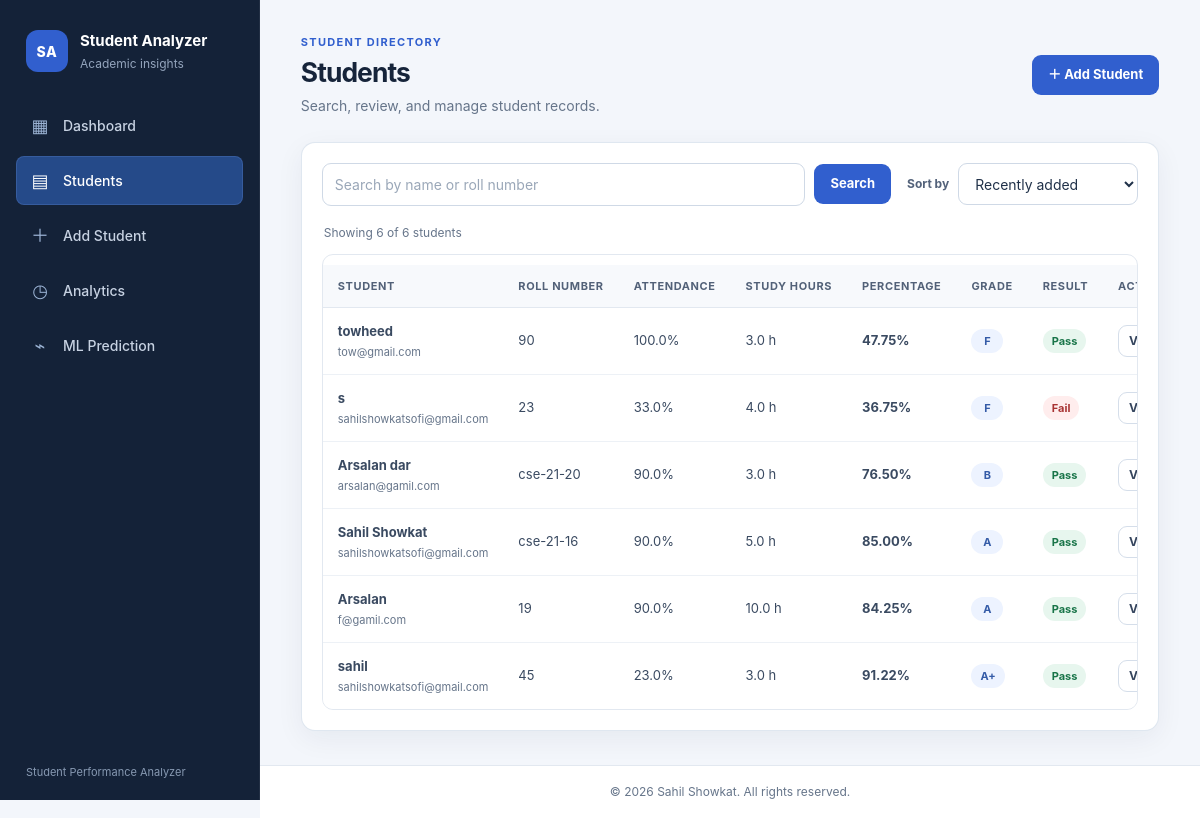
/students, run on the app's committed database.
### tables this page shows
CREATE TABLE students (
            id INTEGER PRIMARY KEY AUTOINCREMENT,

            name TEXT NOT NULL,
            roll TEXT NOT NULL,
            email TEXT NOT NULL,
            age INTEGER NOT NULL,

            attendance REAL NOT NULL,
            study_hours REAL NOT NULL,
            assignment REAL NOT NULL,
            previous_marks REAL NOT NULL,

            python REAL NOT NULL,
            dsa REAL NOT NULL,
            dbms REAL NOT NULL,
            web REAL NOT NULL,

            total REAL NOT NULL,
            average REAL NOT NULL,
            percentage REAL NOT NULL,
            grade TEXT NOT NULL,
            result TEXT NOT NULL
        );

### app.py (the view, shortened to what this page needs)
@app.route("/students")
def students():
    search = request.args.get(
        "search",
        ""
    ).strip()
    sort = request.args.get(
        "sort",
        "latest"
    )
    page = request.args.get(
        "page",
        1,
        type=int
    )
    per_page = 10
    if page < 1:
        page = 1
    offset = (page - 1) * per_page
    connection = get_db_connection()
    if search:
        query = """
            SELECT *
            FROM students
            WHERE name LIKE %s
            OR roll LIKE %s
        """
        params = (
            f"%{search}%",
            f"%{search}%"
        )
    else:
        query = """
            SELECT *
            FROM students
        """
        params = ()
    if sort == "highest":
        query += """
            ORDER BY percentage DESC
        """
    elif sort == "lowest":
        query += """
            ORDER BY percentage ASC
        """
    elif sort == "name_asc":
        query += """
            ORDER BY name ASC
        """
    elif sort == "name_desc":
        query += """
            ORDER BY name DESC
        """
    else:
        query += """
            ORDER BY id DESC
        """
    if search:
        total_students = connection.execute(
            """
            SELECT COUNT(*) AS count
            FROM students
            WHERE name LIKE %s
            OR roll LIKE %s
            """,
            params
        ).fetchone()["count"]
    else:
        total_students = connection.execute(
            """
            SELECT COUNT(*) AS count
            FROM students
            """
        ).fetchone()["count"]
    query += """
        LIMIT %s OFFSET %s
    """
    students = connection.execute(
        query,
        params + (
            per_page,
            offset
        )
    ).fetchall()
    connection.close()
    total_pages = (
        total_students + per_page - 1
    ) // per_page
    return render_template(
        "students.html",
        students=students,
        search=search,
        sort=sort,
        page=page,
        total_pages=total_pages,
        total_students=total_students
    )

### app.py (called while the page is built)
def get_db_connection():
    connection = open_db_connection()
    if has_app_context():
        g.setdefault("student_analyzer_connections", []).append(connection)
    return connection

@app.teardown_appcontext
def close_db_connections(_error=None):
    for connection in g.pop("student_analyzer_connections", []):
        connection.close()

### database.py (called while the page is built, shortened)
def get_db_connection():
    if os.environ.get("RENDER", "").lower() == "true":
        raise DatabaseError(
            "DATABASE_URL must be configured on Render; SQLite is only the local fallback."
        )
    try:
        SQLITE_DATABASE.parent.mkdir(parents=True, exist_ok=True)
        connection = sqlite3.connect(str(SQLITE_DATABASE))
        connection.row_factory = sqlite3.Row
        return DatabaseConnection(connection)
    except sqlite3.Error as error:
        raise DatabaseError(_safe_error_message(error)) from None

    def fetchone(self):
        try:
            return self.cursor.fetchone()
        except Exception as error:
            if self.connection.is_database_error(error):
                raise DatabaseError(_safe_error_message(error)) from None
            raise

    def fetchall(self):
        try:
            return self.cursor.fetchall()
        except Exception as error:
            if self.connection.is_database_error(error):
                raise DatabaseError(_safe_error_message(error)) from None
            raise

    def execute(self, statement, parameters=None):
        parameters = () if parameters is None else parameters
        try:
            if self.postgres:
                from psycopg.rows import dict_row
                cursor = self.raw_connection.cursor(row_factory=dict_row)
                cursor.execute(statement, parameters)
                return DatabaseCursor(cursor, self)
            sqlite_statement = statement.replace("%s", "?")
            cursor = self.raw_connection.execute(sqlite_statement, parameters)
            return DatabaseCursor(cursor, self)
        except sqlite3.Error as error:
            raise DatabaseError(_safe_error_message(error)) from None
        except Exception as error:
            if self.postgres and self.driver and isinstance(error, self.driver.Error):
                raise DatabaseError(_safe_error_message(error)) from None
            raise

    def close(self):
        if not self.closed:
            self.raw_connection.close()
            self.closed = True

### templates/students.html (shortened to what this page needs)
{% extends "base.html" %}
{% block sidebar %}
{% set active_page = 'students' %}
{% include '_sidebar.html' %}
{% endblock %}
{% block content %}
<header class="top-header">
            <div>
                <p class="eyebrow">STUDENT DIRECTORY</p>
                <h1>Students</h1>
                <p>Search, review, and manage student records.</p>
            </div>
            <a class="button button-primary" href="{{ url_for('add_student') }}">＋ Add Student</a>
        </header>
        <section class="panel directory-panel" aria-labelledby="directory-title">
            <div class="directory-toolbar">
                <form class="search-form" method="get" action="{{ url_for('students') }}" role="search">
                    <input id="student-search" type="search" name="search" value="{{ search }}" placeholder="Search by name or roll number" autocomplete="off">
                    <button class="button button-primary" type="submit">Search</button>
                </form>
                <form class="sort-form" method="get" action="{{ url_for('students') }}">
                    <label for="sort">Sort by</label>
                    <select name="sort" id="sort" onchange="this.form.submit()">
                        <option value="latest" {% if sort == 'latest' %}selected{% endif %}>Recently added</option>
                    </select>
                </form>
            </div>
            {% if students %}
                <div class="directory-summary" id="directory-title">
                    Showing {{ students|length }} of {{ total_students }} student{% if total_students != 1 %}s{% endif %}
                </div>
                <div class="table-scroll" role="region" aria-label="Student records" tabindex="0">
                    <table class="data-table students-table">
                        <thead>
                            <tr>
                                <th scope="col">Student</th>
                                <th scope="col">Roll number</th>
                                <th scope="col">Attendance</th>
                                <th scope="col">Study hours</th>
                                <th scope="col">Percentage</th>
                                <th scope="col">Grade</th>
                                <th scope="col">Result</th>
                                <th scope="col">Actions</th>
                            </tr>
                        </thead>
                        <tbody>
                            {% for student in students %}
                            <tr>
                                <td data-label="Student"><strong>{{ student.name }}</strong><small>{{ student.email }}</small></td>
                                <td data-label="Roll number">{{ student.roll }}</td>
                                <td data-label="Attendance">{{ "%.1f"|format(student.attendance) }}%</td>
                                <td data-label="Study hours">{{ "%.1f"|format(student.study_hours) }} h</td>
                                <td data-label="Percentage"><strong>{{ "%.2f"|format(student.percentage) }}%</strong></td>
                                <td data-label="Grade"><span class="grade-pill">{{ student.grade }}</span></td>
                                <td data-label="Result"><span class="status-pill {% if student.result == 'Pass' %}status-pass{% else %}status-fail{% endif %}">{{ student.result }}</span></td>
                                <td data-label="Actions">
                                    <div class="table-actions">
                                        <a class="button button-small button-secondary" href="{{ url_for('student_details', student_id=student.id) }}">View</a>
                                    </div>
                                </td>
                            </tr>
                            {% endfor %}
                        </tbody>
                    </table>
                </div>
            {% endif %}
        </section>
{% endblock %}

### templates/base.html (shortened to what this page needs)
<!DOCTYPE html>
<html lang="en">
<head>
    <link rel="stylesheet" href="{{ url_for('static', filename='css/style.css') }}">
</head>
<body class="app-body">
    {% block sidebar %}{% endblock %}
    <div class="page-shell">
        <main class="main-content">
            {% block content %}{% endblock %}
        </main>
        <footer class="app-footer">
            <p>© 2026 Sahil Showkat. All rights reserved.</p>
        </footer>
    </div>
</body>
</html>

### templates/_sidebar.html
<aside class="sidebar">
    <a class="logo" href="{{ url_for('home') }}">
        <span class="logo-mark">SA</span>
        <span class="logo-copy"><strong>Student Analyzer</strong><small>Academic insights</small></span>
    </a>
    <nav aria-label="Main navigation">
        <a href="{{ url_for('home') }}" {% if active_page == 'dashboard' %}class="active" aria-current="page"{% endif %}><span class="nav-icon">▦</span>Dashboard</a>
        <a href="{{ url_for('students') }}" {% if active_page == 'students' %}class="active" aria-current="page"{% endif %}><span class="nav-icon">▤</span>Students</a>
        <a href="{{ url_for('add_student') }}" {% if active_page == 'add_student' %}class="active" aria-current="page"{% endif %}><span class="nav-icon">＋</span>Add Student</a>
        <a href="{{ url_for('analytics') }}" {% if active_page == 'analytics' %}class="active" aria-current="page"{% endif %}><span class="nav-icon">◷</span>Analytics</a>
        <a href="{{ url_for('prediction') }}" {% if active_page == 'prediction' %}class="active" aria-current="page"{% endif %}><span class="nav-icon">⌁</span>ML Prediction</a>
    </nav>
    <div class="sidebar-footer">Student Performance Analyzer</div>
</aside>

### data on the page
students: name "towheed", email "tow@gmail.com", roll "90", attendance "100.0", study_hours "3.0", percentage "47.75", grade "F", result "Pass"
students: name "s", email "sahilshowkatsofi@gmail.com", roll "23", attendance "33.0", study_hours "4.0", percentage "36.75", grade "F", result "Fail"
students: name "Arsalan dar", email "arsalan@gamil.com", roll "cse-21-20", attendance "90.0", study_hours "3.0", percentage "76.50", grade "B", result "Pass"
students: name "Sahil Showkat", email "sahilshowkatsofi@gmail.com", roll "cse-21-16", attendance "90.0", study_hours "5.0", percentage "85.00", grade "A", result "Pass"
students: name "Arsalan", email "f@gamil.com", roll "19", attendance "90.0", study_hours "10.0", percentage "84.25", grade "A", result "Pass"
students: name "sahil", email "sahilshowkatsofi@gmail.com", roll "45", attendance "23.0", study_hours "3.0", percentage "91.22", grade "A+", result "Pass"

### other printed values
{{ students|length }} "6"
{{ total_students }} "6"
